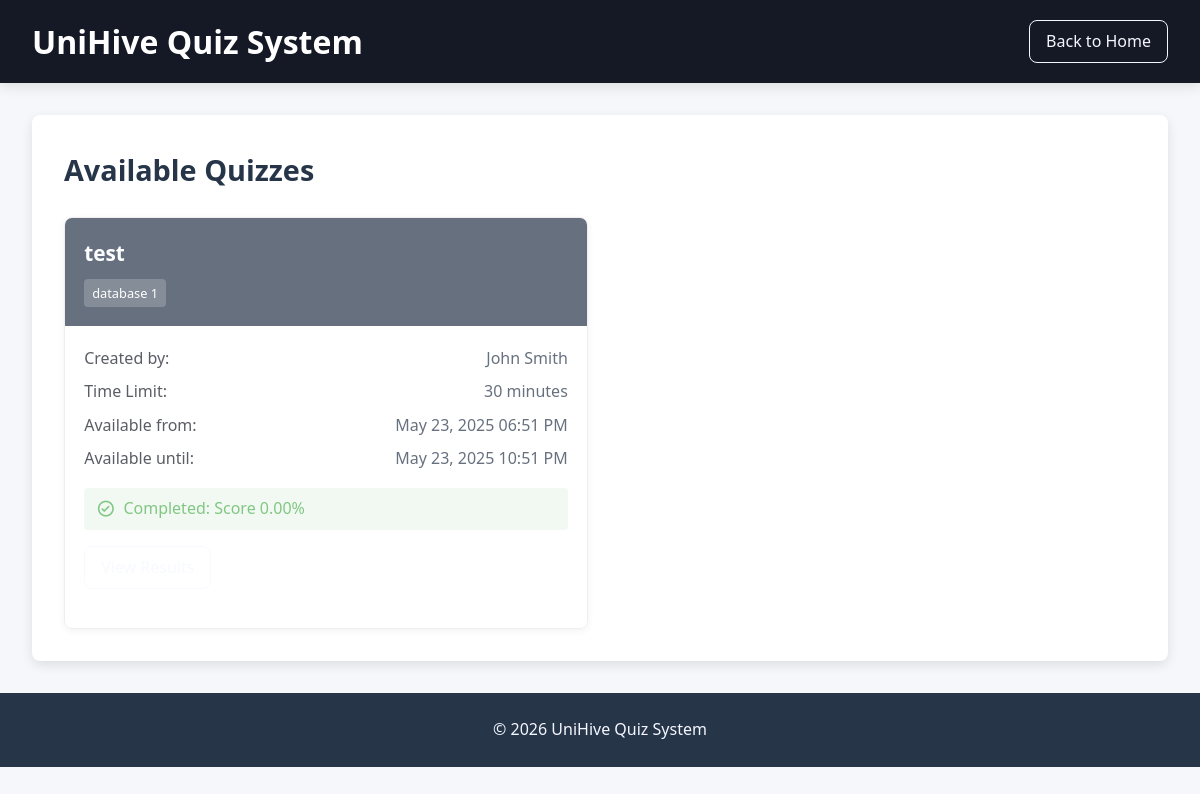
The page /quiz-system/quiz/index.php (signed in) on the database its author committed.
### tables this page shows
CREATE TABLE IF NOT EXISTS `quizzes` (
  `quiz_id` int NOT NULL AUTO_INCREMENT,
  `title` varchar(255) NOT NULL,
  `description` text,
  `course_id` int NOT NULL,
  `professor_id` int NOT NULL,
  `time_limit` int NOT NULL,
  `start_time` datetime NOT NULL,
  `end_time` datetime NOT NULL,
  `created_at` timestamp NULL DEFAULT CURRENT_TIMESTAMP,
  `updated_at` timestamp NULL DEFAULT CURRENT_TIMESTAMP ON UPDATE CURRENT_TIMESTAMP,
  PRIMARY KEY (`quiz_id`),
  KEY `course_id` (`course_id`),
  KEY `professor_id` (`professor_id`)
);

CREATE TABLE IF NOT EXISTS `courses` (
  `course_id` int NOT NULL AUTO_INCREMENT,
  `name` varchar(191) NOT NULL,
  `department_id` int DEFAULT NULL,
  `description` text,
  PRIMARY KEY (`course_id`),
  KEY `department_id` (`department_id`)
);

### public_html/quiz-system/quiz/index.php (the view, shortened to what this page needs)
<?php
$userId = $_SESSION["user_id"];
$role = $_SESSION["role"];
$conn = connectDB();
$quizzes = [];
if ($role == "student") {
    $stmt = $conn->prepare("
        SELECT c.course_id, c.name as course_name
        FROM student_courses sc
        JOIN courses c ON sc.course_id = c.course_id
        WHERE sc.student_id = ?
    ");
    $stmt->bind_param("i", $userId);
    $stmt->execute();
    $courses_result = $stmt->get_result();
    $courses = [];
    while ($course = $courses_result->fetch_assoc()) {
        $courses[] = $course['course_id'];
    }
    if (!empty($courses)) {
        $course_ids = implode(',', $courses);
        $quiz_sql = "
            SELECT q.*, c.name as course_name
            FROM quizzes q
            JOIN courses c ON q.course_id = c.course_id
            WHERE q.course_id IN ($course_ids)
            ORDER BY q.end_time DESC
        ";
        $quiz_result = $conn->query($quiz_sql);
        if ($quiz_result) {
            while ($quiz = $quiz_result->fetch_assoc()) {
                if (isset($quiz['professor_id'])) {
                    $prof_stmt = $conn->prepare("
                        SELECT name as professor_name
                        FROM professors
                        WHERE professor_id = ?
                    ");
                    $prof_stmt->bind_param("i", $quiz['professor_id']);
                    $prof_stmt->execute();
                    $prof_result = $prof_stmt->get_result();
                    if ($prof_result && $prof_data = $prof_result->fetch_assoc()) {
                        $quiz['professor_name'] = $prof_data['professor_name'];
                    } else {
                        $quiz['professor_name'] = 'Unknown';
                    }
                } else {
                    $quiz['professor_name'] = 'Unknown';
                }
                $attempt_stmt = $conn->prepare("
                    SELECT * FROM quiz_attempts
                    WHERE quiz_id = ? AND student_id = ?
                ");
                $attempt_stmt->bind_param("ii", $quiz['quiz_id'], $userId);
                $attempt_stmt->execute();
                $attempt_result = $attempt_stmt->get_result();
                $quiz['attempted'] = $attempt_result->num_rows > 0;
                if ($quiz['attempted']) {
                    $attempt = $attempt_result->fetch_assoc();
                    $quiz['attempt_status'] = $attempt['status'];
                    $quiz['score'] = $attempt['score'];
                }
                $quizzes[] = $quiz;
            }
        }
    }
}
?>
<!DOCTYPE html>
<html lang="en">
<head>
    <link href='https://unpkg.com/boxicons@2.1.4/css/boxicons.min.css' rel='stylesheet'>
    <link rel="stylesheet" href="../assets/css/quiz.css">
</head>
<body>
    <header>
        <div class="header-container">
            <h1>UniHive Quiz System</h1>
            <div class="user-actions">
                <a href="../../home/home.php" class="btn-secondary">Back to Home</a>
            </div>
        </div>
    </header>
    <main>
        <section class="quiz-container">
            <h2><?php echo ($role == "student") ? "Available Quizzes" : "Your Quizzes"; ?></h2>
            <?php if (empty($quizzes)): ?>
                <div class="empty-state">
                    <?php if ($role == "student"): ?>
                        <p>No quizzes available for your courses at the moment.</p>
                    <?php else: ?>
                        <p>You haven't created any quizzes yet.</p>
                        <a href="../admin/create_quiz.php" class="btn-primary">Create Your First Quiz</a>
                    <?php endif; ?>
                </div>
            <?php else: ?>
                <div class="quiz-list">
                    <?php foreach ($quizzes as $quiz): ?>
                        <div class="quiz-card <?php echo (strtotime($quiz['end_time']) < time()) ? 'expired' : ''; ?>">
                            <div class="quiz-header">
                                <h3><?php echo htmlspecialchars($quiz['title']); ?></h3>
                                <span class="course-badge"><?php echo htmlspecialchars($quiz['course_name']); ?></span>
                            </div>
                            <div class="quiz-details">
                                <?php if ($role == "student"): ?>
                                    <p>Created by: <span><?php echo htmlspecialchars($quiz['professor_name']); ?></span></p>
                                <?php endif; ?>
                                <p>Time Limit: <span><?php echo htmlspecialchars($quiz['time_limit']); ?> minutes</span></p>
                                <p>Available from: <span><?php echo date('M d, Y h:i A', strtotime($quiz['start_time'])); ?></span></p>
                                <p>Available until: <span><?php echo date('M d, Y h:i A', strtotime($quiz['end_time'])); ?></span></p>
                                <?php if ($role == "student"): ?>
                                    <?php if (isset($quiz['attempted']) && $quiz['attempted']): ?>
                                        <?php if ($quiz['attempt_status'] == 'completed'): ?>
                                            <div class="quiz-status completed">
                                                <i class='bx bx-check-circle'></i>
                                                <span>Completed: Score <?php echo $quiz['score']; ?>%</span>
                                            </div>
                                            <a href="results.php?id=<?php echo $quiz['quiz_id']; ?>" class="btn-secondary">View Results</a>
                                        <?php endif; ?>
                                    <?php endif; ?>
                                <?php endif; ?>
                            </div>
                        </div>
                    <?php endforeach; ?>
                </div>
            <?php endif; ?>
        </section>
    </main>
    <footer>
        <p>&copy; <?php echo date('Y'); ?> UniHive Quiz System</p>
    </footer>
</body>
</html>

### public_html/quiz-system/assets/css/quiz.css (style rules this page uses)
.quiz-details { font-size: 16px; margin-bottom: 20px; }
:root { --primary-color: #4a6beb; --secondary-color: #273549; --light-color: #f4f7ff; --gray-color: #e8e8e8; --dark-color: #151925; --success-color: #4CAF50; --warning-color: #ff9800; --danger-color: #F44336; --border-radius: 8px; --box-shadow: 0 4px 12px rgba(0, 0, 0, 0.1); }
* { margin: 0; padding: 0; box-sizing: border-box; font-family: 'Segoe UI', Tahoma, Geneva, Verdana, sans-serif; }
body { background-color: #f5f7fb; color: var(--dark-color); line-height: 1.6; }
a { text-decoration: none; color: var(--primary-color); }
header { background-color: var(--dark-color); color: white; padding: 1rem 2rem; box-shadow: var(--box-shadow); }
.header-container { max-width: 1200px; margin: 0 auto; display: flex; justify-content: space-between; align-items: center; }
.user-actions { display: flex; gap: 12px; }
.btn-primary, .btn-secondary { padding: 8px 16px; border-radius: var(--border-radius); font-weight: 500; cursor: pointer; display: inline-block; text-align: center; transition: all 0.3s ease; }
.btn-secondary { background-color: transparent; color: var(--light-color); border: 1px solid var(--light-color); }
main { max-width: 1200px; margin: 2rem auto; padding: 0 2rem; }
.quiz-container { background-color: white; border-radius: var(--border-radius); box-shadow: var(--box-shadow); padding: 2rem; }
.quiz-container h2 { margin-bottom: 1.5rem; color: var(--secondary-color); font-size: 1.8rem; }
.quiz-list { display: grid; grid-template-columns: repeat(auto-fill, minmax(350px, 1fr)); gap: 1.5rem; }
.quiz-card { border-radius: var(--border-radius); box-shadow: 0 2px 8px rgba(0, 0, 0, 0.08); overflow: hidden; transition: transform 0.3s ease, box-shadow 0.3s ease; border: 1px solid var(--gray-color); }
.quiz-card.expired { opacity: 0.7; }
.quiz-header { padding: 1.2rem; background-color: var(--secondary-color); color: white; }
.quiz-header h3 { margin-bottom: 8px; font-size: 1.3rem; }
.course-badge { display: inline-block; background-color: rgba(255, 255, 255, 0.2); padding: 4px 8px; border-radius: 4px; font-size: 0.8rem; font-weight: 500; }
.quiz-details { padding: 1.2rem; }
.quiz-details p { margin-bottom: 8px; display: flex; justify-content: space-between; }
.quiz-details p span { font-weight: 500; color: var(--secondary-color); }
.quiz-status { display: flex; align-items: center; gap: 8px; margin: 1rem 0; padding: 8px 12px; border-radius: 4px; font-weight: 500; }
.quiz-status i { font-size: 1.2rem; }
.quiz-status.completed { background-color: rgba(76, 175, 80, 0.1); color: var(--success-color); }
footer { text-align: center; padding: 1.5rem; margin-top: 2rem; background-color: var(--secondary-color); color: var(--light-color); }

### rows shown on the page
quizzes: title "test", course.name "database 1", professor_name "John Smith", time_limit "30", start_time "May 23, 2025 06:51 PM", end_time "May 23, 2025 10:51 PM", score "0.00"
